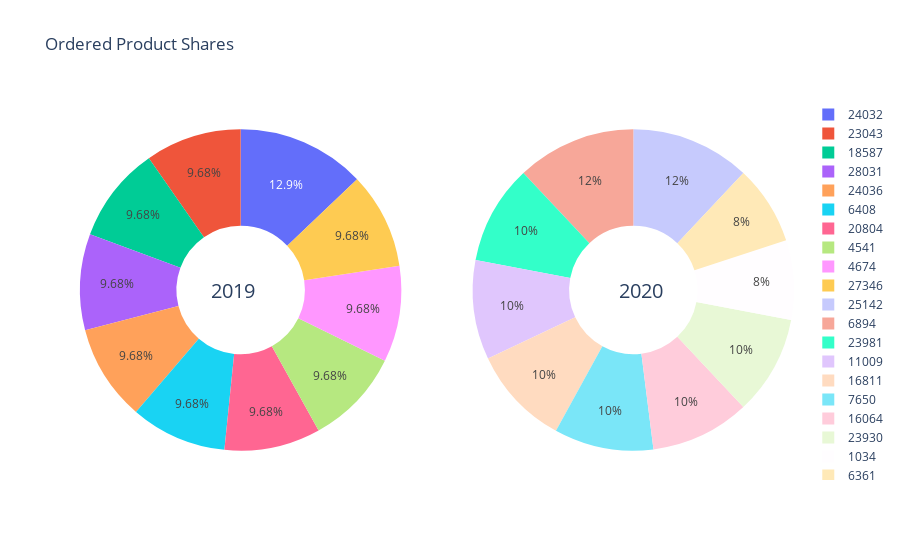

Notebook code cell kept with this figure:
### Code cell
# Pie chart using Plotly (Interactive)
from plotly.subplots import make_subplots
import plotly.graph_objects as go

fig = make_subplots(rows=1, cols=2, specs=[[{'type':'domain'}, {'type':'domain'}]])

fig.add_trace(go.Pie(labels=earliest_top_10['product_id'], values=earliest_top_10['total_order'], name="2019"),
              row=1, col=1)

fig.add_trace(go.Pie(labels=top_10_2020['product_id'], values=top_10_2020['total_order'], name="2020"),
              row=1, col=2)

fig.update_traces(hole=.4, hoverinfo="label+percent+name")

fig.update_layout(title_text="Ordered Product Shares",
                  annotations=[
                    dict(text='2019', x=0.18, y=0.5, font_size=20, showarrow=False),
                    dict(text='2020', x=0.82, y=0.5, font_size=20, showarrow=False)
                ])
fig.show()

### Figure 1 — Plotly figure (JSON) as saved in the notebook; plotly's stock layout.template omitted (floating-point values rounded to 4 significant figures)
{"data": [{"domain": {"x": [0, 0.45], "y": [0, 1]}, "hole": 0.4, "hoverinfo": "label+percent+name", "labels": [24032, 23043, 18587, 28031, 24036, 6408, 20804, 4541, 4674, 27346], "name": "2019", "type": "pie", "values": [4, 3, 3, 3, 3, 3, 3, 3, 3, 3]}, {"domain": {"x": [0.55, 1], "y": [0, 1]}, "hole": 0.4, "hoverinfo": "label+percent+name", "labels": [25142, 6894, 23981, 11009, 16811, 7650, 16064, 23930, 1034, 6361], "name": "2020", "type": "pie", "values": [6, 6, 5, 5, 5, 5, 5, 5, 4, 4]}], "layout": {"annotations": [{"font": {"size": 20}, "showarrow": false, "text": "2019", "x": 0.18, "y": 0.5}, {"font": {"size": 20}, "showarrow": false, "text": "2020", "x": 0.82, "y": 0.5}], "title": {"text": "Ordered Product Shares"}}}
